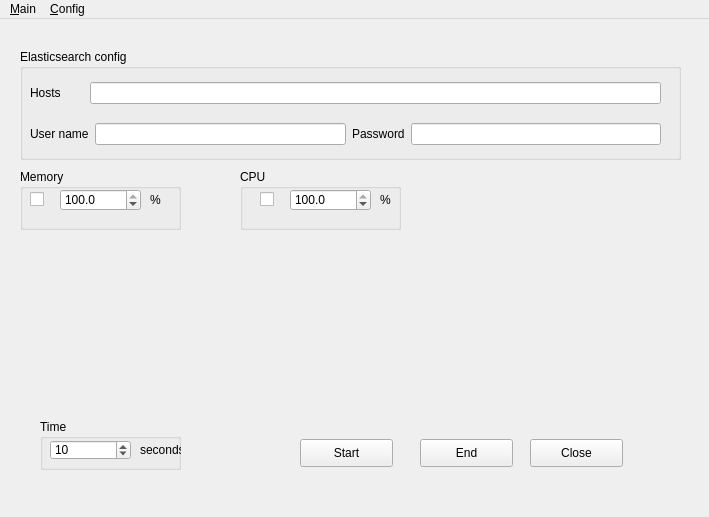
<?xml version="1.0" encoding="UTF-8"?>
<ui version="4.0">
 <class>MainWindow</class>
 <widget class="QMainWindow" name="MainWindow">
  <property name="geometry">
   <rect>
    <x>0</x>
    <y>0</y>
    <width>709</width>
    <height>517</height>
   </rect>
  </property>
  <property name="minimumSize">
   <size>
    <width>709</width>
    <height>517</height>
   </size>
  </property>
  <property name="sizeIncrement">
   <size>
    <width>7</width>
    <height>5</height>
   </size>
  </property>
  <property name="windowTitle">
   <string>Tool config ELK</string>
  </property>
  <widget class="QWidget" name="centralwidget">
   <widget class="QStackedWidget" name="main_windows">
    <property name="geometry">
     <rect>
      <x>10</x>
      <y>10</y>
      <width>671</width>
      <height>471</height>
     </rect>
    </property>
    <property name="sizeIncrement">
     <size>
      <width>7</width>
      <height>5</height>
     </size>
    </property>
    <property name="baseSize">
     <size>
      <width>7</width>
      <height>5</height>
     </size>
    </property>
    <property name="currentIndex">
     <number>0</number>
    </property>
    <widget class="QWidget" name="page">
     <widget class="QGroupBox" name="groupBox">
      <property name="geometry">
       <rect>
        <x>10</x>
        <y>140</y>
        <width>161</width>
        <height>61</height>
       </rect>
      </property>
      <property name="title">
       <string>Memory</string>
      </property>
      <widget class="QCheckBox" name="memoryCheckBox">
       <property name="geometry">
        <rect>
         <x>10</x>
         <y>20</y>
         <width>31</width>
         <height>20</height>
        </rect>
       </property>
       <property name="text">
        <string/>
       </property>
      </widget>
      <widget class="QDoubleSpinBox" name="memorySpinBox">
       <property name="geometry">
        <rect>
         <x>40</x>
         <y>20</y>
         <width>81</width>
         <height>22</height>
        </rect>
       </property>
       <property name="decimals">
        <number>1</number>
       </property>
       <property name="maximum">
        <double>100.000000000000000</double>
       </property>
       <property name="singleStep">
        <double>0.100000000000000</double>
       </property>
       <property name="value">
        <double>100.000000000000000</double>
       </property>
      </widget>
      <widget class="QLabel" name="label_2">
       <property name="geometry">
        <rect>
         <x>130</x>
         <y>20</y>
         <width>21</width>
         <height>21</height>
        </rect>
       </property>
       <property name="text">
        <string>%</string>
       </property>
      </widget>
     </widget>
     <widget class="QPushButton" name="endBtn">
      <property name="geometry">
       <rect>
        <x>410</x>
        <y>410</y>
        <width>93</width>
        <height>28</height>
       </rect>
      </property>
      <property name="text">
       <string>End</string>
      </property>
     </widget>
     <widget class="QGroupBox" name="groupBox_4">
      <property name="geometry">
       <rect>
        <x>10</x>
        <y>20</y>
        <width>661</width>
        <height>111</height>
       </rect>
      </property>
      <property name="title">
       <string>Elasticsearch config</string>
      </property>
      <widget class="QWidget" name="">
       <property name="geometry">
        <rect>
         <x>10</x>
         <y>20</y>
         <width>631</width>
         <height>91</height>
        </rect>
       </property>
       <layout class="QVBoxLayout" name="verticalLayout">
        <item>
         <layout class="QGridLayout" name="gridLayout_2">
          <item row="0" column="0">
           <widget class="QLabel" name="label_4">
            <property name="text">
             <string>Hosts       </string>
            </property>
           </widget>
          </item>
          <item row="0" column="1">
           <widget class="QLineEdit" name="eHosts"/>
          </item>
         </layout>
        </item>
        <item>
         <layout class="QGridLayout" name="gridLayout">
          <item row="0" column="0">
           <widget class="QLabel" name="label_5">
            <property name="text">
             <string>User name</string>
            </property>
           </widget>
          </item>
          <item row="0" column="1">
           <widget class="QLineEdit" name="eUser"/>
          </item>
          <item row="0" column="2">
           <widget class="QLabel" name="label_6">
            <property name="text">
             <string>Password</string>
            </property>
           </widget>
          </item>
          <item row="0" column="3">
           <widget class="QLineEdit" name="ePassword">
            <property name="text">
             <string/>
            </property>
           </widget>
          </item>
         </layout>
        </item>
       </layout>
      </widget>
     </widget>
     <widget class="QGroupBox" name="groupBox_2">
      <property name="geometry">
       <rect>
        <x>230</x>
        <y>140</y>
        <width>161</width>
        <height>61</height>
       </rect>
      </property>
      <property name="title">
       <string>CPU</string>
      </property>
      <widget class="QCheckBox" name="cpuCheckBox">
       <property name="geometry">
        <rect>
         <x>20</x>
         <y>20</y>
         <width>21</width>
         <height>20</height>
        </rect>
       </property>
       <property name="text">
        <string/>
       </property>
      </widget>
      <widget class="QDoubleSpinBox" name="cpuSpinBox">
       <property name="geometry">
        <rect>
         <x>50</x>
         <y>20</y>
         <width>81</width>
         <height>22</height>
        </rect>
       </property>
       <property name="decimals">
        <number>1</number>
       </property>
       <property name="maximum">
        <double>100.000000000000000</double>
       </property>
       <property name="singleStep">
        <double>0.100000000000000</double>
       </property>
       <property name="value">
        <double>100.000000000000000</double>
       </property>
      </widget>
      <widget class="QLabel" name="label_3">
       <property name="geometry">
        <rect>
         <x>140</x>
         <y>20</y>
         <width>21</width>
         <height>21</height>
        </rect>
       </property>
       <property name="text">
        <string>%</string>
       </property>
      </widget>
     </widget>
     <widget class="QPushButton" name="closeBtn">
      <property name="geometry">
       <rect>
        <x>520</x>
        <y>410</y>
        <width>93</width>
        <height>28</height>
       </rect>
      </property>
      <property name="text">
       <string>Close</string>
      </property>
     </widget>
     <widget class="QGroupBox" name="groupBox_3">
      <property name="geometry">
       <rect>
        <x>30</x>
        <y>390</y>
        <width>141</width>
        <height>51</height>
       </rect>
      </property>
      <property name="title">
       <string>Time</string>
      </property>
      <widget class="QDoubleSpinBox" name="timeSpinBox">
       <property name="geometry">
        <rect>
         <x>10</x>
         <y>21</y>
         <width>81</width>
         <height>20</height>
        </rect>
       </property>
       <property name="decimals">
        <number>0</number>
       </property>
       <property name="minimum">
        <double>1.000000000000000</double>
       </property>
       <property name="maximum">
        <double>3600.000000000000000</double>
       </property>
       <property name="singleStep">
        <double>1.000000000000000</double>
       </property>
       <property name="value">
        <double>10.000000000000000</double>
       </property>
      </widget>
      <widget class="QLabel" name="label">
       <property name="geometry">
        <rect>
         <x>100</x>
         <y>20</y>
         <width>55</width>
         <height>21</height>
        </rect>
       </property>
       <property name="text">
        <string>seconds</string>
       </property>
      </widget>
     </widget>
     <widget class="QPushButton" name="startBtn">
      <property name="geometry">
       <rect>
        <x>290</x>
        <y>410</y>
        <width>93</width>
        <height>28</height>
       </rect>
      </property>
      <property name="text">
       <string>Start</string>
      </property>
     </widget>
    </widget>
    <widget class="QWidget" name="page_script">
     <widget class="QGroupBox" name="groupBox_5">
      <property name="geometry">
       <rect>
        <x>10</x>
        <y>80</y>
        <width>661</width>
        <height>151</height>
       </rect>
      </property>
      <property name="title">
       <string>Metricbeat</string>
      </property>
      <widget class="QLabel" name="label_8">
       <property name="geometry">
        <rect>
         <x>20</x>
         <y>60</y>
         <width>35</width>
         <height>21</height>
        </rect>
       </property>
       <property name="text">
        <string>Modules</string>
       </property>
      </widget>
      <widget class="QLineEdit" name="metric_other_module">
       <property name="geometry">
        <rect>
         <x>430</x>
         <y>60</y>
         <width>211</width>
         <height>20</height>
        </rect>
       </property>
      </widget>
      <widget class="QWidget" name="">
       <property name="geometry">
        <rect>
         <x>20</x>
         <y>20</y>
         <width>351</width>
         <height>21</height>
        </rect>
       </property>
       <layout class="QHBoxLayout" name="horizontalLayout_6">
        <item>
         <widget class="QLabel" name="label_7">
          <property name="text">
           <string>Resource</string>
          </property>
         </widget>
        </item>
        <item>
         <widget class="QLineEdit" name="metric_resource"/>
        </item>
       </layout>
      </widget>
      <widget class="QWidget" name="">
       <property name="geometry">
        <rect>
         <x>81</x>
         <y>60</y>
         <width>351</width>
         <height>21</height>
        </rect>
       </property>
       <layout class="QHBoxLayout" name="horizontalLayout_2">
        <item>
         <widget class="QCheckBox" name="metric_system">
          <property name="text">
           <string>System</string>
          </property>
         </widget>
        </item>
        <item>
         <widget class="QCheckBox" name="metric_tomcat">
          <property name="text">
           <string>Tomcat</string>
          </property>
         </widget>
        </item>
        <item>
         <widget class="QCheckBox" name="metric_mysql">
          <property name="text">
           <string>MySQL</string>
          </property>
         </widget>
        </item>
        <item>
         <widget class="QCheckBox" name="metric_mongo">
          <property name="text">
           <string>Mongodb</string>
          </property>
         </widget>
        </item>
        <item>
         <widget class="QCheckBox" name="metric_other">
          <property name="text">
           <string>Other</string>
          </property>
         </widget>
        </item>
       </layout>
      </widget>
      <widget class="QWidget" name="">
       <property name="geometry">
        <rect>
         <x>140</x>
         <y>110</y>
         <width>511</width>
         <height>21</height>
        </rect>
       </property>
       <layout class="QHBoxLayout" name="horizontalLayout">
        <item>
         <widget class="QPushButton" name="metric_conf">
          <property name="text">
           <string>Config</string>
          </property>
         </widget>
        </item>
        <item>
         <widget class="QPushButton" name="metri_create">
          <property name="text">
           <string>Run Cmd test</string>
          </property>
         </widget>
        </item>
        <item>
         <widget class="QPushButton" name="metric_service">
          <property name="text">
           <string>Create service</string>
          </property>
         </widget>
        </item>
        <item>
         <widget class="QPushButton" name="metric_start">
          <property name="text">
           <string>Start service</string>
          </property>
         </widget>
        </item>
        <item>
         <widget class="QPushButton" name="metric_stop">
          <property name="text">
           <string>Stop service</string>
          </property>
         </widget>
        </item>
        <item>
         <widget class="QPushButton" name="metric_del">
          <property name="text">
           <string>Delete service</string>
          </property>
         </widget>
        </item>
       </layout>
      </widget>
      <widget class="QWidget" name="">
       <property name="geometry">
        <rect>
         <x>380</x>
         <y>20</y>
         <width>261</width>
         <height>21</height>
        </rect>
       </property>
       <layout class="QHBoxLayout" name="horizontalLayout_7">
        <item>
         <widget class="QLabel" name="label_9">
          <property name="text">
           <string>Service name</string>
          </property>
         </widget>
        </item>
        <item>
         <widget class="QLineEdit" name="metric_name"/>
        </item>
       </layout>
      </widget>
     </widget>
     <widget class="QGroupBox" name="groupBox_6">
      <property name="geometry">
       <rect>
        <x>10</x>
        <y>260</y>
        <width>661</width>
        <height>151</height>
       </rect>
      </property>
      <property name="title">
       <string>Filebeat</string>
      </property>
      <widget class="QLabel" name="label_11">
       <property name="geometry">
        <rect>
         <x>20</x>
         <y>60</y>
         <width>35</width>
         <height>21</height>
        </rect>
       </property>
       <property name="text">
        <string>Modules</string>
       </property>
      </widget>
      <widget class="QWidget" name="layoutWidget">
       <property name="geometry">
        <rect>
         <x>81</x>
         <y>60</y>
         <width>261</width>
         <height>21</height>
        </rect>
       </property>
       <layout class="QHBoxLayout" name="horizontalLayout_3">
        <item>
         <widget class="QCheckBox" name="filebeat_tomcat">
          <property name="text">
           <string>Tomcat</string>
          </property>
         </widget>
        </item>
        <item>
         <widget class="QCheckBox" name="filebeat_mysql">
          <property name="text">
           <string>MySQL</string>
          </property>
         </widget>
        </item>
        <item>
         <widget class="QCheckBox" name="filebeat_other">
          <property name="text">
           <string>Other input</string>
          </property>
         </widget>
        </item>
       </layout>
      </widget>
      <widget class="QWidget" name="layoutWidget_2">
       <property name="geometry">
        <rect>
         <x>140</x>
         <y>110</y>
         <width>511</width>
         <height>21</height>
        </rect>
       </property>
       <layout class="QHBoxLayout" name="horizontalLayout_4">
        <item>
         <widget class="QPushButton" name="filebeat_conf">
          <property name="text">
           <string>Config</string>
          </property>
         </widget>
        </item>
        <item>
         <widget class="QPushButton" name="filebeat_cmd">
          <property name="text">
           <string>Run Cmd test</string>
          </property>
         </widget>
        </item>
        <item>
         <widget class="QPushButton" name="filebeat_service">
          <property name="text">
           <string>Create service</string>
          </property>
         </widget>
        </item>
        <item>
         <widget class="QPushButton" name="filebeat_start">
          <property name="text">
           <string>Start service</string>
          </property>
         </widget>
        </item>
        <item>
         <widget class="QPushButton" name="filebeat_stop">
          <property name="text">
           <string>Stop service</string>
          </property>
         </widget>
        </item>
        <item>
         <widget class="QPushButton" name="filebeat_del">
          <property name="text">
           <string>Delete service</string>
          </property>
         </widget>
        </item>
       </layout>
      </widget>
      <widget class="QWidget" name="">
       <property name="geometry">
        <rect>
         <x>20</x>
         <y>20</y>
         <width>351</width>
         <height>21</height>
        </rect>
       </property>
       <layout class="QHBoxLayout" name="horizontalLayout_8">
        <item>
         <widget class="QLabel" name="label_10">
          <property name="text">
           <string>Resource</string>
          </property>
         </widget>
        </item>
        <item>
         <widget class="QLineEdit" name="filebeat_resource"/>
        </item>
       </layout>
      </widget>
      <widget class="QWidget" name="">
       <property name="geometry">
        <rect>
         <x>380</x>
         <y>20</y>
         <width>261</width>
         <height>21</height>
        </rect>
       </property>
       <layout class="QHBoxLayout" name="horizontalLayout_9">
        <item>
         <widget class="QLabel" name="label_12">
          <property name="text">
           <string>Service name</string>
          </property>
         </widget>
        </item>
        <item>
         <widget class="QLineEdit" name="filebeat_name"/>
        </item>
       </layout>
      </widget>
     </widget>
     <widget class="QGroupBox" name="groupBox_7">
      <property name="geometry">
       <rect>
        <x>10</x>
        <y>10</y>
        <width>661</width>
        <height>51</height>
       </rect>
      </property>
      <property name="title">
       <string>General</string>
      </property>
      <widget class="QWidget" name="">
       <property name="geometry">
        <rect>
         <x>20</x>
         <y>21</y>
         <width>351</width>
         <height>21</height>
        </rect>
       </property>
       <layout class="QHBoxLayout" name="horizontalLayout_5">
        <item>
         <widget class="QLabel" name="label_13">
          <property name="text">
           <string>Logstash service name</string>
          </property>
         </widget>
        </item>
        <item>
         <widget class="QLineEdit" name="g_logstash_name"/>
        </item>
       </layout>
      </widget>
     </widget>
    </widget>
    <widget class="QWidget" name="page_2">
     <widget class="QPushButton" name="pushButton">
      <property name="geometry">
       <rect>
        <x>280</x>
        <y>180</y>
        <width>56</width>
        <height>17</height>
       </rect>
      </property>
      <property name="text">
       <string>page 3</string>
      </property>
     </widget>
    </widget>
   </widget>
  </widget>
  <widget class="QMenuBar" name="menubar">
   <property name="geometry">
    <rect>
     <x>0</x>
     <y>0</y>
     <width>709</width>
     <height>18</height>
    </rect>
   </property>
   <widget class="QMenu" name="menu_Main">
    <property name="title">
     <string>&amp;Main</string>
    </property>
    <addaction name="action_Alert"/>
   </widget>
   <widget class="QMenu" name="menu_Config">
    <property name="title">
     <string>&amp;Config</string>
    </property>
    <addaction name="action_Logstash"/>
    <addaction name="action_Beat"/>
   </widget>
   <addaction name="menu_Main"/>
   <addaction name="menu_Config"/>
  </widget>
  <action name="action_Logstash">
   <property name="text">
    <string>&amp;Logstash</string>
   </property>
  </action>
  <action name="action_Beat">
   <property name="text">
    <string>&amp;Beat</string>
   </property>
  </action>
  <action name="action_metricbeat">
   <property name="text">
    <string>&amp;Metricbeat</string>
   </property>
  </action>
  <action name="action_Alert">
   <property name="text">
    <string>&amp;Alert</string>
   </property>
  </action>
  <action name="action_Elasticsearch">
   <property name="text">
    <string>&amp;Elasticsearch</string>
   </property>
  </action>
  <action name="action_Kibana">
   <property name="text">
    <string>&amp;Kibana</string>
   </property>
  </action>
  <action name="action_Logstash_2">
   <property name="text">
    <string>&amp;Logstash</string>
   </property>
  </action>
  <action name="action_Filebeat_2">
   <property name="text">
    <string>&amp;Filebeat</string>
   </property>
  </action>
  <action name="actionMetricbeat">
   <property name="text">
    <string>Metricbeat</string>
   </property>
  </action>
 </widget>
 <resources/>
 <connections/>
</ui>
